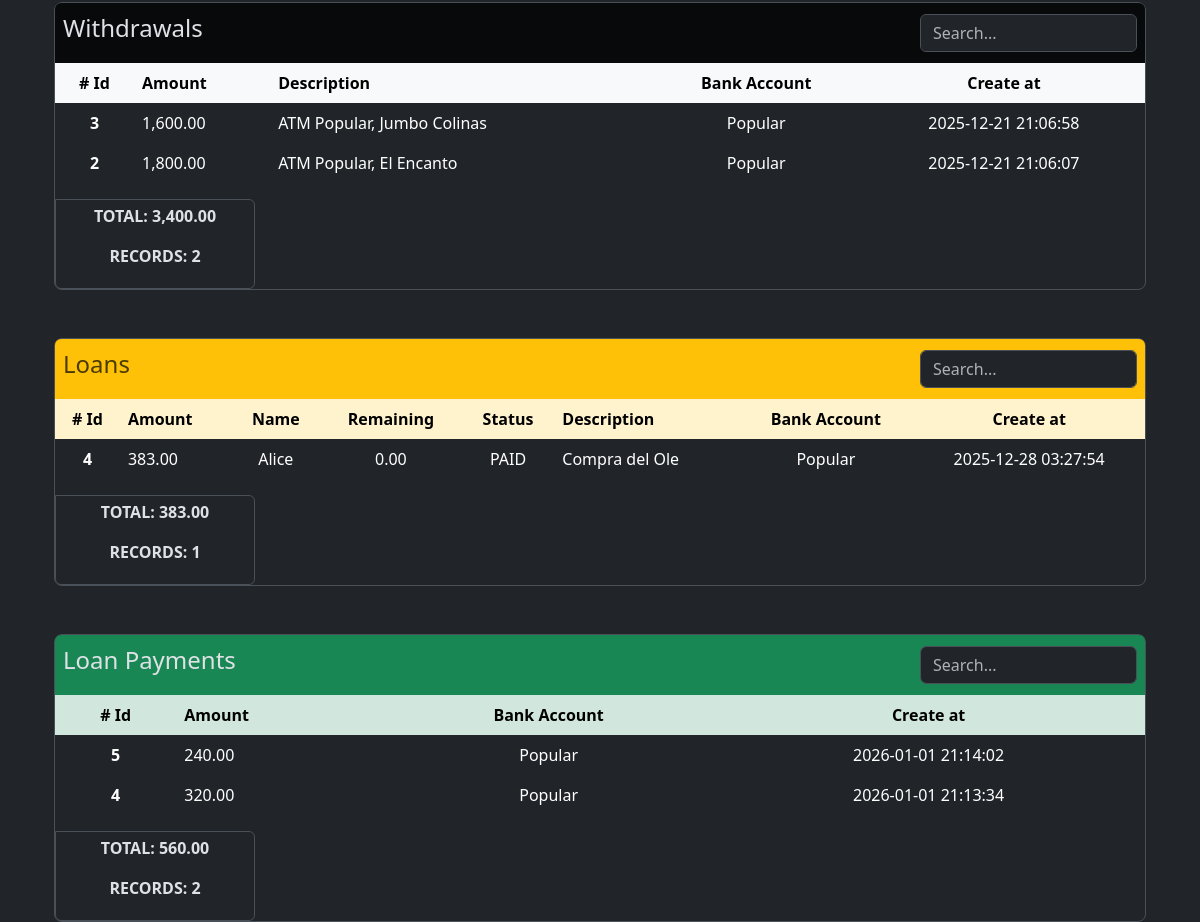
Before: /bank_accounts/associated_records/19 (middle part) with the older database file.
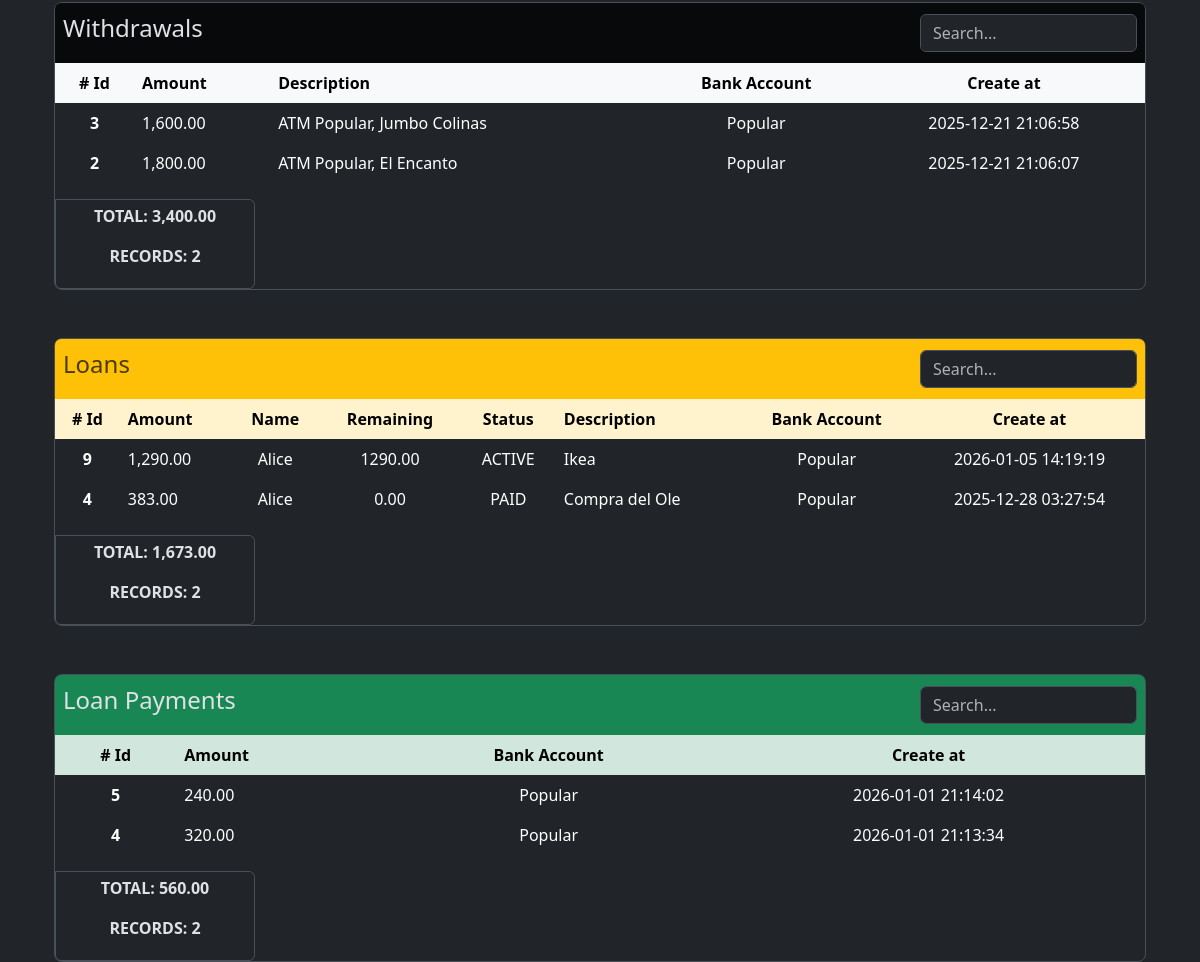
After: the same page with the newer database file.
### app/models/withdrawal.py (models this page shows, shortened)
class Withdrawal(db.Model):
    __tablename__ = 'withdrawals'
    id = db.Column(db.Integer, primary_key=True)
    amount = db.Column(db.Numeric(10,2), nullable=False, default=0.00)
    description = db.Column(db.String(255))
    code = db.Column(db.String(50), nullable=False)
    bank_account_id = db.Column(db.Integer, db.ForeignKey('bank_accounts.id'))
    created_at = db.Column(db.DateTime(timezone=True), server_default=func.now())
    updated_at = db.Column(db.DateTime(timezone=True), onupdate=func.now())
    bank_account = relationship('BankAccount', back_populates='withdrawals')

### app/models/bank_account.py (models this page shows)
class BankAccount(db.Model):
    __tablename__ = 'bank_accounts'
    id = db.Column(db.Integer, primary_key=True)
    nick_name = db.Column(db.String(120))
    amount_available = db.Column(db.Numeric(10, 2), nullable=False)
    is_active = db.Column(db.Boolean, default=True)
    account_number = db.Column(db.Integer, nullable=True)
    bank_id = db.Column(db.Integer, db.ForeignKey('banks.id'))
    created_at = db.Column(db.DateTime(timezone=True), server_default=func.now())
    updated_at = db.Column(db.DateTime(timezone=True), onupdate=func.now())
    bank = relationship('Bank', back_populates='bank_accounts')
    expenses = relationship('Expense', back_populates='bank_account', order_by='desc(Expense.created_at)')
    incomes = relationship('Income', back_populates='bank_account', order_by='desc(Income.created_at)')
    credit_card_payments = relationship('CreditCardPayment', back_populates='bank_account', order_by='desc(CreditCardPayment.created_at)')
    withdrawals = relationship('Withdrawal', back_populates='bank_account', order_by='desc(Withdrawal.created_at)')
    loans = relationship('Loan', back_populates='bank_account', order_by='desc(Loan.created_at)')
    loan_payments = relationship('LoanPayment', back_populates='bank_account', order_by='desc(LoanPayment.created_at)')
    outgoing_transfers = relationship('BankTransfer', foreign_keys='BankTransfer.from_bank_account_id', back_populates='from_bank_account', order_by='desc(BankTransfer.created_at)')
    incoming_transfers = relationship('BankTransfer', foreign_keys='BankTransfer.to_bank_account_id', back_populates='to_bank_account', order_by='desc(BankTransfer.created_at)')

### app/models/loan.py (models this page shows, shortened)
class Loan(db.Model):
    __tablename__ = 'loans'
    id = db.Column(db.Integer, primary_key=True)
    person_name = db.Column(db.String(100), nullable=False)
    amount = db.Column(db.Numeric(10, 2), nullable=False)
    is_active = db.Column(db.Boolean, default=True)
    is_cash = db.Column(db.Boolean)
    code = db.Column(db.String(50), nullable=False)
    bank_account_id = db.Column(db.Integer, db.ForeignKey('bank_accounts.id'))
    created_at = db.Column(db.DateTime(timezone=True), server_default=func.now())
    updated_at = db.Column(db.DateTime(timezone=True), onupdate=func.now())
    description = db.Column(db.String(200))
    loan_payments = relationship('LoanPayment', back_populates='loan', order_by='desc(LoanPayment.created_at)', cascade='all, delete-orphan')
    bank_account = relationship('BankAccount', back_populates='loans')
    def total_payments(self):
        db.session.refresh(self)
        total = Decimal(0.0)
        for payment in self.loan_payments:
            total += payment.amount
        return total
    def remaining_amount(self):
        db.session.refresh(self)
        remaining = self.amount - self.total_payments()
        if remaining < 0:
            return Decimal('0.00')
        return remaining.quantize(Decimal('0.00'))

### app/models/loan_payment.py (models this page shows, shortened)
class LoanPayment(db.Model):
    __tablename__ = 'loan_payment'
    id = db.Column(db.Integer, primary_key=True)
    amount = db.Column(db.Numeric(10,2), nullable=False)
    is_cash = db.Column(db.Boolean, nullable=False)
    loan_id = db.Column(db.Integer, db.ForeignKey('loans.id'))
    bank_account_id = db.Column(db.Integer, db.ForeignKey('bank_accounts.id', name='bank_account_id'))
    code = db.Column(db.String(50), nullable=False, server_default='TEMP')
    created_at = db.Column(db.DateTime(timezone=True), server_default=func.now())
    updated_at = db.Column(db.DateTime(timezone=True), onupdate=func.now())
    loan = relationship('Loan', back_populates='loan_payments')
    bank_account = relationship('BankAccount', back_populates='loan_payments')

### app/routes/bank_account_routes.py (the view)
@bank_account_bp.route('/associated_records/<int:bank_account_id>')
def associated_records(bank_account_id):
    try:
        data = ba_controller.get_associated_records(bank_account_id)
        return render_template('bank_accounts/associated_records.html', **data)
    except Exception as e:
        print(e)
        return jsonify({'error': str(e)}), 400

### app/utils/numeric_casting.py (called while the page is built)
def total_amount(obj_list: list):
    total = Decimal()
    for o in obj_list:
        total += o.amount
    return format_amount(total)

def format_amount(value):
    try:
        return f'{value:,.2f}';
    except Exception as e:
        return None

### app/templates/bank_accounts/associated_records.html (shortened to what this page needs)
{% extends 'layout.html' %}
{% block content %}
    <div class="my-5 border rounded-3">
        <div class="rounded-top d-flex align-items-center justify-content-center p-2" style="height: 60px; background-color: #000000bb;">
            <div class="me-auto">
                <h4 class="d-flex justify-content-center">Withdrawals</h4>
            </div>
            <div class="w-100" style="max-width: 217px;">
                <input type="text" name="filter-input-withdrawal" id="filter-input-withdrawal-id" class="form-control"placeholder="Search...">
            </div>
        </div>
        <div class="table-responsive overflow-y-auto" style="max-height: 322px;">
            <table class="table table-borderless table-hover text-center">
                <thead class="sticky-top">
                    <tr class="table-light" >
                        <th scope="col"># Id</th>
                        <th scope="col" class="text-start">Amount</th>
                        <th scope="col" class="text-start">Description</th>
                        <th scope="col">Bank Account</th>
                        <th scope="col">Create at</th>
                    </tr>
                </thead>
                <tbody  id="withdrawals-table-body">
                  {% for withdrawal in bank_account.withdrawals %}
                    <tr>
                        <th scope="row">{{ withdrawal.id }}</th>
                        <td class="text-start">{{ format_amount(withdrawal.amount) }}</td>
                        <td class="text-start">{{ withdrawal.description if withdrawal.description else '-'}}</td>
                        <td>{{ withdrawal.bank_account.nick_name }}</td>
                        <td>{{ withdrawal.created_at }}</td>
                    </tr>
                  {% endfor %}
                </tbody>
            </table>
        </div>
        <div class="p-1 border rounded-end rounded-bottom w-100 d-flex justify-content-center align-items-center" style="max-width: 200px;">
            <div class="row text-center">
                <p class="fs-6 fw-bold" id="total-amounts-withdrawal-id">TOTAL: {{ total_amount(bank_account.withdrawals) }}</p>
                <p class="fs-6 fw-bold" id="total-count-withdrawal-id">RECORDS: {{ bank_account.withdrawals | length }}</p>
            </div>
        </div>
    </div>
    <div class="my-5 border rounded-3">
        <div class="bg-warning rounded-top d-flex align-items-center justify-content-center p-2" style="height: 60px; color: #4a3b00;">
            <div class="me-auto">
                <h4 class="d-flex justify-content-center">Loans</h4>
            </div>
            <div class="w-100" style="max-width: 217px;">
                <input type="text" name="filter-input-loan" id="filter-input-loan-id" class="form-control"placeholder="Search...">
            </div>
        </div>
        <div id="expenses-table-container" class="table-responsive overflow-y-auto" style="max-height: 322px;">
            <table class="table table-borderless text-center  table-hover">
                <thead class="sticky-top">
                    <tr class="table-warning">
                        <th scope="col"># Id</th>
                        <th scope="col" class="text-start">Amount</th>
                        <th scope="col">Name</th>
                        <th scope="col">Remaining</th>
                        <th scope="col">Status</th>
                        <th scope="col" class="text-start">Description</th>
                        <th scope="col">Bank Account</th>
                        <th scope="col">Create at</th>
                    </tr>
                </thead>
                <tbody id="loans-table-body">
                  {% for loan in bank_account.loans %}
                    <tr class="loan-row" data-loan-id="{{ loan.id }}" data-url-associated-records = "{{ url_for('accounts_receivable.associated_records', loan_id=loan.id) }}">
                        <th scope="row">{{ loan.id }}</th>
                        <td class="text-start">{{ format_amount(loan.amount) }}</td>
                        <td>{{ loan.person_name }}</td>
                        <td> {{ loan.remaining_amount() }} </td>
                        <td>{{ 'ACTIVE' if loan.is_active else 'PAID'  }}</td>
                        <td class="text-start">{{ loan.description }}</td>
                        <td>{{ loan.bank_account.nick_name }}</td>
                        <td>{{ loan.created_at }}</td>
                    </tr>
                  {% endfor %}
                </tbody>
            </table>
        </div>
        <div class="p-1 border rounded-end rounded-bottom w-100 d-flex justify-content-center align-items-center" style="max-width: 200px;">
            <div class="row text-center">
                <p class="fs-6 fw-bold" id="total-amounts-loans-id">TOTAL: {{ total_amount(bank_account.loans) }}</p>
                <p class="fs-6 fw-bold" id="total-count-loans-id">RECORDS: {{ bank_account.loans | length }}</p>
            </div>
        </div>
    </div>
    <div class="my-5 border rounded-3">
        <div class="bg-success rounded-top d-flex align-items-center justify-content-center p-2" style="height: 60px;">
            <div class="me-auto">
                <h4 class="d-flex justify-content-center">Loan Payments</h4>
            </div>
            <div class="w-100" style="max-width: 217px;">
                <input type="text" name="filter-input-loan-payment" id="filter-input-loan-payment-id" class="form-control"placeholder="Search...">
            </div>
        </div>
        <div id="expenses-table-container" class="table-responsive overflow-y-auto" style="max-height: 322px;">
            <table class="table table-borderless table-hover text-center" id="expenses-table">
                <thead class="sticky-top">
                    <tr class="table-success">
                        <th scope="col"># Id</th>
                        <th scope="col" class="text-start">Amount</th>
                        <th scope="col">Bank Account</th>
                        <th scope="col">Create at</th>
                    </tr>
                </thead>
                <tbody id="loan-payment-table-body">
                    {% for payment in bank_account.loan_payments %}
                    <tr>
                        <th scope="row">{{ payment.id }}</th>
                        <td class="text-start">{{ format_amount(payment.amount) }}</td>
                        <td>{{ payment.bank_account.nick_name }}</td>
                        <td>{{ payment.created_at }}</td>
                    </tr>
                    {% endfor %}
                </tbody>
            </table>
        </div>
        <div class="p-1 border rounded-end rounded-bottom w-100 d-flex justify-content-center align-items-center" style="max-width: 200px;">
            <div class="row text-center">
                <p class="fs-6 fw-bold" id="total-amounts-loans-payments-id">TOTAL: {{ total_amount(bank_account.loan_payments) }}</p>
                <p class="fs-6 fw-bold" id="total-count-loans-payments-id">RECORDS: {{ bank_account.loan_payments | length }}</p>
            </div>
        </div>
    </div>
    <link href="https://cdn.jsdelivr.net/npm/@sweetalert2/theme-dark@5/dark.css" rel="stylesheet">
{% endblock %}

### app/templates/layout.html (shortened to what this page needs)
<!doctype html>
<html lang="en" data-bs-theme="dark">
  <head>
    <link href="https://cdn.jsdelivr.net/npm/bootstrap@5.3.8/dist/css/bootstrap.min.css" rel="stylesheet">
    <link rel="stylesheet" href="{{ url_for('static', filename='style.css') }}">
</head>
  <body>
    <main class="container w-100 mt-5 p-4">
    {% block content %}
    {% endblock %}
    </main>
    <link rel="stylesheet" href="https://cdn.jsdelivr.net/npm/bootstrap-icons@1.13.1/font/bootstrap-icons.min.css">
</body>
</html>

Changed rows visible on the page:
added Loan: id "9", amount "1,290.00", person_name "Alice", remaining_amount "1290.00", is_active "ACTIVE", description "Ikea", bank_account.nick_name "Popular", created_at "2026-01-05 14:19:19", amount.amount "1,673.00"
Other visible differences:
{{ bank_account.loans | length }}: "1" → "2"
{{ total_amount(bank_account.loans) }}: "383.00" → "1,673.00"
